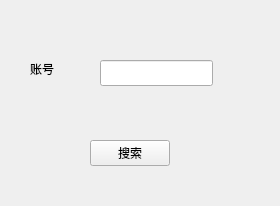
<?xml version="1.0" encoding="UTF-8"?>
<ui version="4.0">
 <class>Serch</class>
 <widget class="QWidget" name="Serch">
  <property name="geometry">
   <rect>
    <x>0</x>
    <y>0</y>
    <width>280</width>
    <height>206</height>
   </rect>
  </property>
  <property name="windowTitle">
   <string>Form</string>
  </property>
  <widget class="QPushButton" name="pushButton">
   <property name="geometry">
    <rect>
     <x>90</x>
     <y>140</y>
     <width>80</width>
     <height>26</height>
    </rect>
   </property>
   <property name="text">
    <string>搜索</string>
   </property>
  </widget>
  <widget class="QLineEdit" name="lineEdit">
   <property name="geometry">
    <rect>
     <x>100</x>
     <y>60</y>
     <width>113</width>
     <height>26</height>
    </rect>
   </property>
  </widget>
  <widget class="QLabel" name="label">
   <property name="geometry">
    <rect>
     <x>30</x>
     <y>60</y>
     <width>54</width>
     <height>18</height>
    </rect>
   </property>
   <property name="text">
    <string>账号</string>
   </property>
  </widget>
 </widget>
 <resources/>
 <connections/>
</ui>
